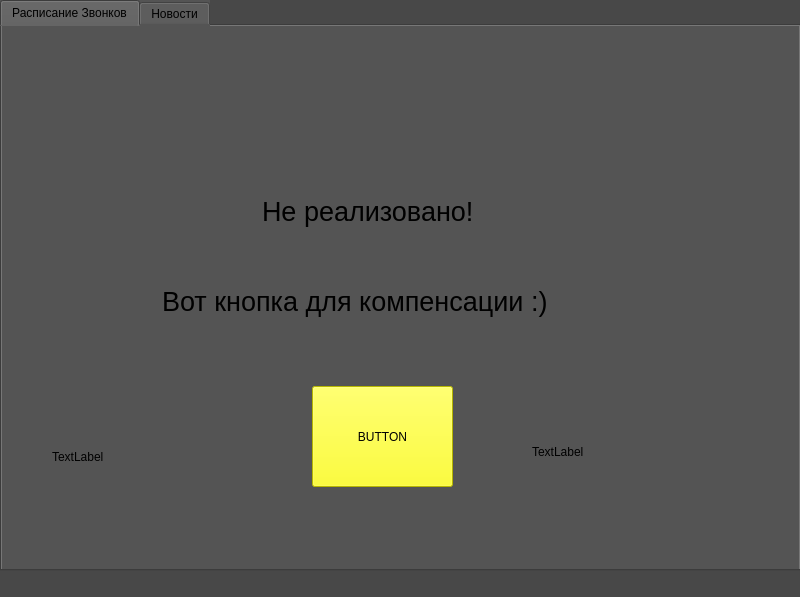
<?xml version="1.0" encoding="UTF-8"?>
<ui version="4.0">
 <class>SettingsWindow</class>
 <widget class="QMainWindow" name="SettingsWindow">
  <property name="geometry">
   <rect>
    <x>0</x>
    <y>0</y>
    <width>800</width>
    <height>597</height>
   </rect>
  </property>
  <property name="windowTitle">
   <string>SettingsMenu</string>
  </property>
  <property name="styleSheet">
   <string notr="true">background-color: rgb(72, 72, 72);</string>
  </property>
  <widget class="QWidget" name="centralwidget">
   <widget class="QTabWidget" name="tabWidget">
    <property name="geometry">
     <rect>
      <x>0</x>
      <y>0</y>
      <width>801</width>
      <height>571</height>
     </rect>
    </property>
    <property name="styleSheet">
     <string notr="true">background-color: rgb(84, 84, 84);
</string>
    </property>
    <property name="currentIndex">
     <number>0</number>
    </property>
    <widget class="QWidget" name="tab_bells">
     <attribute name="title">
      <string>Расписание Звонков</string>
     </attribute>
     <widget class="QPushButton" name="fileLoadButtonTable">
      <property name="geometry">
       <rect>
        <x>310</x>
        <y>360</y>
        <width>141</width>
        <height>101</height>
       </rect>
      </property>
      <property name="styleSheet">
       <string notr="true">background-color: rgb(255, 255, 0);</string>
      </property>
      <property name="text">
       <string>BUTTON</string>
      </property>
     </widget>
     <widget class="QLabel" name="label">
      <property name="geometry">
       <rect>
        <x>260</x>
        <y>140</y>
        <width>251</width>
        <height>91</height>
       </rect>
      </property>
      <property name="font">
       <font>
        <pointsize>20</pointsize>
       </font>
      </property>
      <property name="text">
       <string>Не реализовано!</string>
      </property>
     </widget>
     <widget class="QLabel" name="label_2">
      <property name="geometry">
       <rect>
        <x>160</x>
        <y>230</y>
        <width>481</width>
        <height>91</height>
       </rect>
      </property>
      <property name="font">
       <font>
        <pointsize>20</pointsize>
       </font>
      </property>
      <property name="text">
       <string>Вот кнопка для компенсации :)</string>
      </property>
     </widget>
     <widget class="QLabel" name="cat_label">
      <property name="geometry">
       <rect>
        <x>50</x>
        <y>340</y>
        <width>181</width>
        <height>181</height>
       </rect>
      </property>
      <property name="text">
       <string>TextLabel</string>
      </property>
      <property name="scaledContents">
       <bool>true</bool>
      </property>
     </widget>
     <widget class="QLabel" name="cat_label1">
      <property name="geometry">
       <rect>
        <x>530</x>
        <y>340</y>
        <width>181</width>
        <height>171</height>
       </rect>
      </property>
      <property name="text">
       <string>TextLabel</string>
      </property>
      <property name="scaledContents">
       <bool>true</bool>
      </property>
      <property name="wordWrap">
       <bool>true</bool>
      </property>
     </widget>
    </widget>
    <widget class="QWidget" name="tab_news">
     <attribute name="title">
      <string>Новости</string>
     </attribute>
     <widget class="QPushButton" name="pushButtonNews">
      <property name="geometry">
       <rect>
        <x>10</x>
        <y>470</y>
        <width>141</width>
        <height>31</height>
       </rect>
      </property>
      <property name="font">
       <font>
        <pointsize>6</pointsize>
       </font>
      </property>
      <property name="styleSheet">
       <string notr="true">background-color: rgb(85, 255, 255);</string>
      </property>
      <property name="text">
       <string>Сохранить изменния</string>
      </property>
     </widget>
     <widget class="QPushButton" name="fileLoadButtonNews">
      <property name="geometry">
       <rect>
        <x>640</x>
        <y>470</y>
        <width>141</width>
        <height>31</height>
       </rect>
      </property>
      <property name="styleSheet">
       <string notr="true">background-color: rgb(85, 255, 255);</string>
      </property>
      <property name="text">
       <string>Загрузить файл</string>
      </property>
     </widget>
     <widget class="QTextBrowser" name="textBrowser">
      <property name="geometry">
       <rect>
        <x>10</x>
        <y>10</y>
        <width>771</width>
        <height>441</height>
       </rect>
      </property>
      <property name="styleSheet">
       <string notr="true">background-color: rgb(255, 255, 255);</string>
      </property>
      <property name="readOnly">
       <bool>false</bool>
      </property>
     </widget>
    </widget>
   </widget>
  </widget>
  <widget class="QMenuBar" name="menubar">
   <property name="geometry">
    <rect>
     <x>0</x>
     <y>0</y>
     <width>800</width>
     <height>22</height>
    </rect>
   </property>
  </widget>
  <widget class="QStatusBar" name="statusbar"/>
 </widget>
 <resources/>
 <connections/>
</ui>
